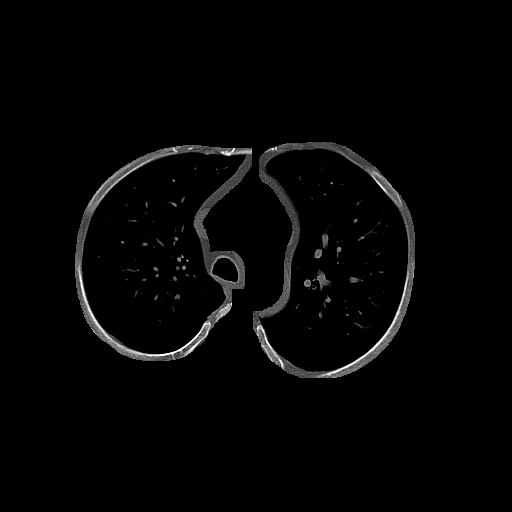
#> input picture normal/5-20100127kmeans/032.png, 512 x 512 px
$ jupyter execute Untitled1.ipynb
#> lines starting #> are read from the running program, lines starting #| are printed output that depends on the picture; after the words box and inside, x2 and y2 are one past the last pixel; in counts of white or black regions, pixels touching at a corner belong together
[cell 1]
import matplotlib.pyplot as plt
import numpy as np
import cv2
import matplotlib.pyplot as plt

img = cv2.imread('032.png')
#> img is the input picture: shape (512, 512, 3); min 0, max 255, mean 5
blur = cv2.GaussianBlur(img, (7, 7), 2)
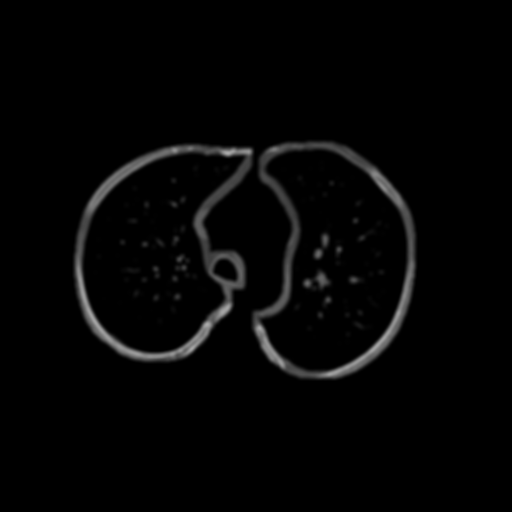
#> blur: shape (512, 512, 3); min 0, max 170, mean 5
# plt.imshow(blur)
h, w = img.shape[:2]
#> h = 512; w = 512

# Morphological gradient

kernel = cv2.getStructuringElement(cv2.MORPH_ELLIPSE, (7, 7))
gradient = cv2.morphologyEx(blur, cv2.MORPH_GRADIENT, kernel)
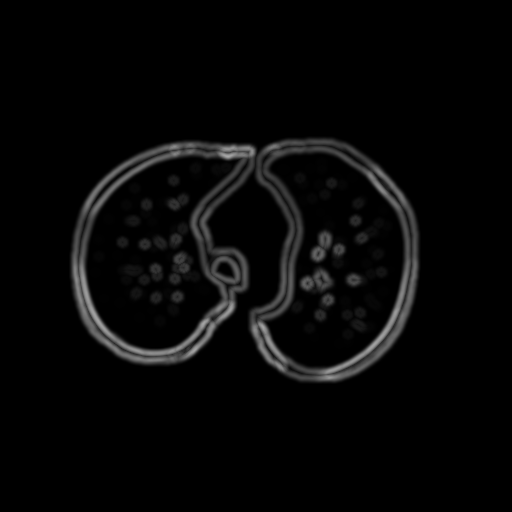
#> gradient: shape (512, 512, 3); min 0, max 169, mean 7.3
# plt.imshow(gradient)
# cv2.waitKey()
plt.imshow(gradient)

[cell 2]
lowerb = np.array([0, 0, 0])
upperb = np.array([15, 15, 15])
binary = cv2.inRange(gradient, lowerb, upperb)
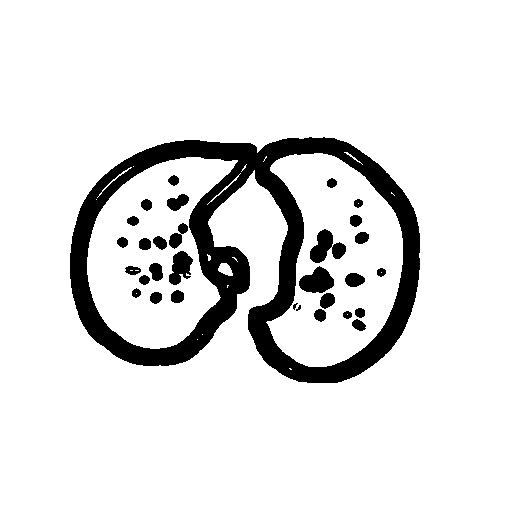
#> binary: shape (512, 512); 88.9% white; 31 black regions (2 under 20 px), largest, box (x1, y1, x2, y2) and area: (70, 137, 420, 383) 24377, (310, 229, 346, 263) 670, (299, 266, 334, 293) 629
plt.imshow(binary)

[cell 3]
for row in range(h):
    if binary[row, 0] == 255:
        cv2.floodFill(binary, None, (0, row), 0)
    if binary[row, w-1] == 255:
        cv2.floodFill(binary, None, (w-1, row), 0)
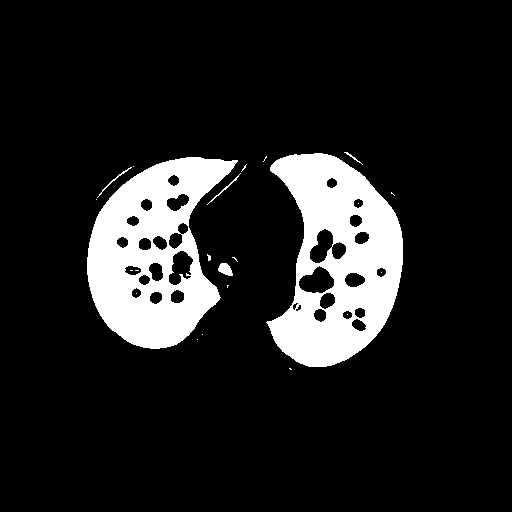
#> binary: shape (512, 512); 13% white; 23 white regions (17 under 20 px), largest, box (x1, y1, x2, y2) and area: (266, 153, 403, 367) 17288, (87, 157, 238, 349) 16311, (218, 263, 233, 276) 132, (97, 167, 132, 198) 67, (207, 173, 241, 205) 65, (344, 152, 363, 165) 35

for col in range(w):
    if binary[0, col] == 255:
        cv2.floodFill(binary, None, (col, 0), 0)
    if binary[h-1, col] == 255:
        cv2.floodFill(binary, None, (col, h-1), 0)

plt.imshow(binary)

[cell 4]
arr = np.asarray(binary)
plt.imshow(arr, cmap='gray', vmin=0, vmax=255)

[cell 5]
plt.imshow(img)

[cell 6]
foreground = cv2.morphologyEx(binary, cv2.MORPH_OPEN, kernel)
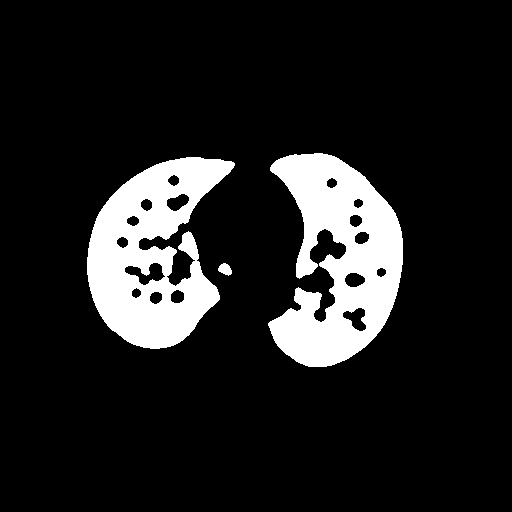
#> foreground: shape (512, 512); 12.7% white; 3 white regions, box (x1, y1, x2, y2) and area: (268, 153, 403, 367) 17066, (87, 157, 235, 349) 16104, (218, 263, 232, 276) 121
foreground = cv2.morphologyEx(foreground, cv2.MORPH_CLOSE, kernel)
#> foreground: shape (512, 512); 12.7% white; 3 white regions, box (x1, y1, x2, y2) and area: (268, 153, 403, 367) 17075, (87, 157, 235, 349) 16133, (218, 263, 232, 276) 121
plt.imshow(foreground, cmap='gray', vmin=0, vmax=255)
